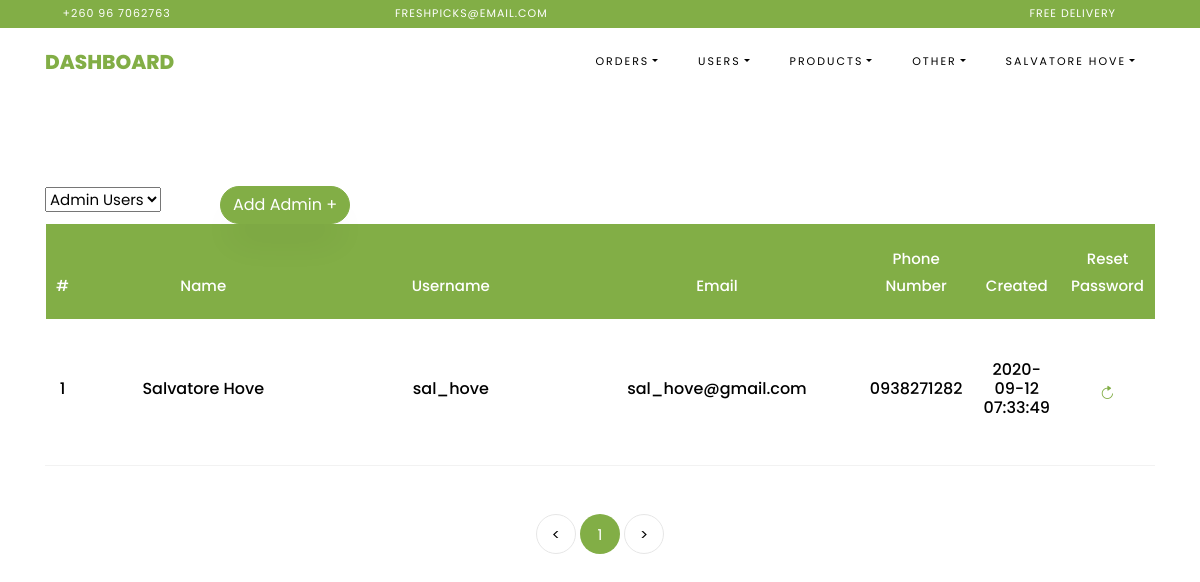
The page /admin/admin_users (signed in) on the database its author committed.
### freshpicks/databaseModels.py (models this page shows, shortened)
class AdminUsers(db.Model, UserMixin):
    id = db.Column(db.Integer, primary_key=True, autoincrement=True, unique=True)
    username = db.Column(db.String(), nullable=False, unique=True)
    password = db.Column(db.String(), nullable=True)
    cellphone_number = db.Column(db.String(), nullable=False, unique=True)
    name = db.Column(db.String(), nullable=False, unique=True)
    email_address = db.Column(db.String(), unique=True, nullable=False)
    date_created = db.Column(db.TIMESTAMP(), default=datetime.datetime.now(), nullable=False)

### freshpicks/admins/routes.py (the view, shortened to what this page needs)
@admins.route('/admin/<path:view>')
def admin_view(view):
    if not g.admins:
        return redirect(url_for('.admin'))
    page = request.args.get('page', 1, type=int)
    customer_id = request.args.get('customer_id', 0, type=int)
    if "orders" in view:
        orders = ""  # need this to handle the filter the orders  in the view
        order_type = "all_orders"
        if view == "pending_orders":
            orders = Orders.query.filter_by(status="pending").paginate(per_page=PER_PAGE_VIEW, page=page)
            order_type = "pending_orders"
        elif view == "completed_orders":
            orders = Orders.query.filter_by(status="complete").paginate(per_page=PER_PAGE_VIEW, page=page)
            order_type = "completed_orders"
        elif view == "cancelled_orders":
            orders = Orders.query.filter_by(status="cancel").paginate(per_page=PER_PAGE_VIEW, page=page)
            order_type = "cancelled_orders"
        elif view == "all_orders":
            orders = Orders.query.paginate(per_page=PER_PAGE_VIEW, page=page)
        elif view == "customers_orders":
            orders = Orders.query.filter_by(customer_id=customer_id).order_by(Orders.date_ordered.desc()) \
                .paginate(per_page=PER_PAGE_VIEW, page=page)
            order_type = "customers_orders"
        return render_template('admin/manage_orders.html', order_type=order_type, orders_list=orders,
                               customer_id=customer_id)
    elif view == "customers":
        customer_list = Customers.query.order_by(Customers.fullname.asc()).paginate(per_page=PER_PAGE_VIEW, page=page)
        return render_template('admin/manage_customers.html', customer_list=customer_list)
    elif view == "admin_users":
        admin_list = AdminUsers.query.order_by(AdminUsers.username.asc()).paginate(per_page=PER_PAGE_VIEW, page=page)
        return render_template('admin/manage_users.html', admin_list=admin_list)
    elif view == "products":
        product_list = Products.query.order_by(Products.is_box.desc(), Products.name.asc()).paginate(
            per_page=PER_PAGE_VIEW, page=page)
        return render_template('admin/manage_products.html', product_list=product_list)
    return render_template('admin/manage_products.html', product_list=[])

### freshpicks/admins/routes.py (called while the page is built)
@admins.before_request
def before_request():
    g.admins = None
    if 'admin_username' in session:
        g.admins = session['admin_username']

### freshpicks/templates/admin/manage_users.html (shortened to what this page needs)
{% extends 'admin/admin_template.html' %}
{% block navbar %}Dashboard{% endblock %}
{% block content %}
    <section class="ftco-section ftco-cart">
        <div class="container">
            <div class="row">
                <div class="col-md-12 ftco-animate">
                    <div class="cart-list">
                        <div class="row">
                            <div class="col-md-2">
                                <form action="{{ url_for('.admin_view', view='customers') }}">
                                    <select class="dropdown-toggle" name="_manage_users"
                                            data-toggle="dropdown" aria-haspopup="true"
                                            onchange="this.form.submit()">
                                        <option selected disabled value="current">Admin Users</option>
                                    </select>
                                </form>
                            </div>
                            <div>
                                <a type="submit" class="btn btn-primary" href="{{ url_for('.add_admin_user') }}">
                                    Add Admin +
                                </a>
                            </div>
                        </div>
                        <table class="table">
                            <thead class="thead-primary">
                            <tr class="text-center">
                                <th>#</th>
                                <th>Name</th>
                                <th>Username</th>
                                <th>Email</th>
                                <th>Phone Number</th>
                                <th>Created</th>
                                <th>Reset Password</th>
                            </tr>
                            </thead>
                            <tbody>
                            {% if admin_list %}
                                {% for admin in admin_list.items %}
                                    <tr class="text-center">
                                        <form action="{{ url_for('.mark_complete') }}" method="post">
                                            <td class="total">
                                                <h6>{{ admin.id }}</h6>
                                            </td>
                                            <td class="product-name">
                                                <h6>{{ admin.name }}</h6>
                                            </td>
                                            <td class="product-name">
                                                <h6>{{ admin.username }}</h6>
                                            </td>
                                            <td class="product-name">
                                                <h6>{{ admin.email_address }}</h6>
                                            </td>
                                            <td class="product-name">
                                                <h6>{{ admin.cellphone_number }}</h6>
                                            </td>
                                            <td class="product-name">
                                                <h6>{{ admin.date_created.strftime("%Y-%m-%d %H:%M:%S") }}</h6>
                                            </td>
                                            <td class="product-name">
                                                <a href="{{ url_for('.delete_password_reset', admin_id=admin.id) }}"
                                                   class="alert-link">
                                                    <span class="ion-ios-refresh"></span>
                                                </a>
                                            </td>
                                        </form>
                                    </tr>
                                {% endfor %}
                            {% endif %}
                            </tbody>
                        </table>
                        <div class="row mt-5">
                            <div class="col text-center">
                                <div class="block-27">
                                    <ul>
                                        <li><a href="#">&lt;</a></li>
                                        {% for page_num in admin_list.iter_pages(left_edge=1, right_edge=1, left_current=1, right_current=2) %}
                                            {% if page_num %}
                                                {% if admin_list.page == page_num %}
                                                    <li class="active"
                                                        href="{{ url_for('.admin_view', view='admin_users', page=page_num) }}">
                                                        <span>{{ page_num }}</span></li>
                                                {% else %}
                                                    <li>
                                                        <a href="{{ url_for('.admin_view', view='admin_users', page=page_num) }}">{{ page_num }}</a>
                                                    </li>
                                                {% endif %}
                                            {% else %}
                                                <li>
                                                    <a href="{{ url_for('.admin_view', view='admin_users', page=right_edge) }}">...</a>
                                                </li>
                                            {% endif %}
                                        {% endfor %}
                                        <li><a href="#">&gt;</a>
                                        </li>
                                    </ul>
                                </div>
                            </div>
                        </div>
                    </div>
                </div>
            </div>
        </div>
    </section>
{% endblock %}

### freshpicks/templates/admin/admin_template.html (shortened to what this page needs)
<!DOCTYPE html>
<html lang="en">
<head>
    <link rel="stylesheet" href="../../static/css/open-iconic-bootstrap.min.css">
    <link rel="stylesheet" href="../../static/css/animate.css">
    <link rel="stylesheet" href="../../static/css/owl.carousel.min.css">
    <link rel="stylesheet" href="../../static/css/owl.theme.default.min.css">
    <link rel="stylesheet" href="../../static/css/magnific-popup.css">
    <link rel="stylesheet" href="../../static/css/aos.css">
    <link rel="stylesheet" href="../../static/css/ionicons.min.css">
    <link rel="stylesheet" href="../../static/css/bootstrap-datepicker.css">
    <link rel="stylesheet" href="../../static/css/jquery.timepicker.css">
    <link rel="stylesheet" href="../../static/css/flaticon.css">
    <link rel="stylesheet" href="../../static/css/icomoon.css">
    <link rel="stylesheet" href="../../static/css/style.css">
</head>
<body class="goto-here">
<div class="py-1 bg-primary">
    <div class="container">
        <div class="row no-gutters d-flex align-items-start align-items-center px-md-0">
            <div class="col-lg-12 d-block">
                <div class="row d-flex">
                    <div class="col-md pr-4 d-flex topper align-items-center">
                        <div class="icon mr-2 d-flex justify-content-center align-items-center"><span
                                class="icon-phone2"></span></div>
                        <span class="text">+260 96 7062763</span>
                    </div>
                    <div class="col-md pr-4 d-flex topper align-items-center">
                        <div class="icon mr-2 d-flex justify-content-center align-items-center"><span
                                class="icon-paper-plane"></span></div>
                        <span class="text">freshpicks@email.com</span>
                    </div>
                    <div class="col-md-5 pr-4 d-flex topper align-items-center text-lg-right">
                        <span class="text">Free delivery</span>
                    </div>
                </div>
            </div>
        </div>
    </div>
</div>
<nav class="navbar navbar-expand-lg navbar-dark ftco_navbar bg-dark ftco-navbar-light" id="ftco-navbar">
    <div class="container">
        <a class="navbar-brand" href="{{ url_for('main.home') }}">{% block navbar %}{% endblock %}</a>
        <div class="collapse navbar-collapse" id="ftco-nav">
            <ul class="navbar-nav ml-auto">
                <li class="nav-item dropdown">
                    <a class="nav-link dropdown-toggle" href="#" id="dropdown04" data-toggle="dropdown"
                       aria-haspopup="true" aria-expanded="false">Orders</a>
                </li>
                <li class="nav-item dropdown">
                    <a class="nav-link dropdown-toggle" href="#" id="dropdown04" data-toggle="dropdown"
                       aria-haspopup="true" aria-expanded="false">Users</a>
                </li>
                <li class="nav-item dropdown">
                    <a class="nav-link dropdown-toggle" href="#" id="dropdown04" data-toggle="dropdown"
                       aria-haspopup="true" aria-expanded="false">Products</a>
                </li>
                <li class="nav-item dropdown">
                    <a class="nav-link dropdown-toggle" href="#" id="dropdown04" data-toggle="dropdown"
                       aria-haspopup="true" aria-expanded="false">Other</a>
                </li>
                {% if g.admins %}
                    <li class="nav-item dropdown">
                        <a class="nav-link dropdown-toggle" href="#" id="dropdown04" data-toggle="dropdown"
                           aria-haspopup="true" aria-expanded="false">{{ session['name'] }}</a>
                    </li>
                {% else: %}
                    <li class="nav-item"><a href="{{ url_for('admins.admin') }}" class="nav-link">Login</a></li>
                {% endif %}
            </ul>
        </div>
    </div>
</nav>
{% block content %} {% endblock %}
</body>
</html>

### freshpicks/static/css/icomoon.css (style rules this page uses)
[class^="icon-"], [class*=" icon-"] { font-family: 'icomoon' !important; speak: none; font-style: normal; font-weight: normal; font-variant: normal; text-transform: none; line-height: 1; -webkit-font-smoothing: antialiased; -moz-osx-font-smoothing: grayscale; }
.icon-paper-plane:before { content: "\f1d8"; }
.icon-phone2:before { content: "\e0cd"; }

### rows shown on the page
AdminUsers: name "SALVATORE HOVE", id "1", name "Salvatore Hove", username "sal_hove", email_address "sal_hove@gmail.com", cellphone_number "0938271282", date_created "2020-09-12 07:33:49"

### other values the page prints
{{ page_num }} "1"
